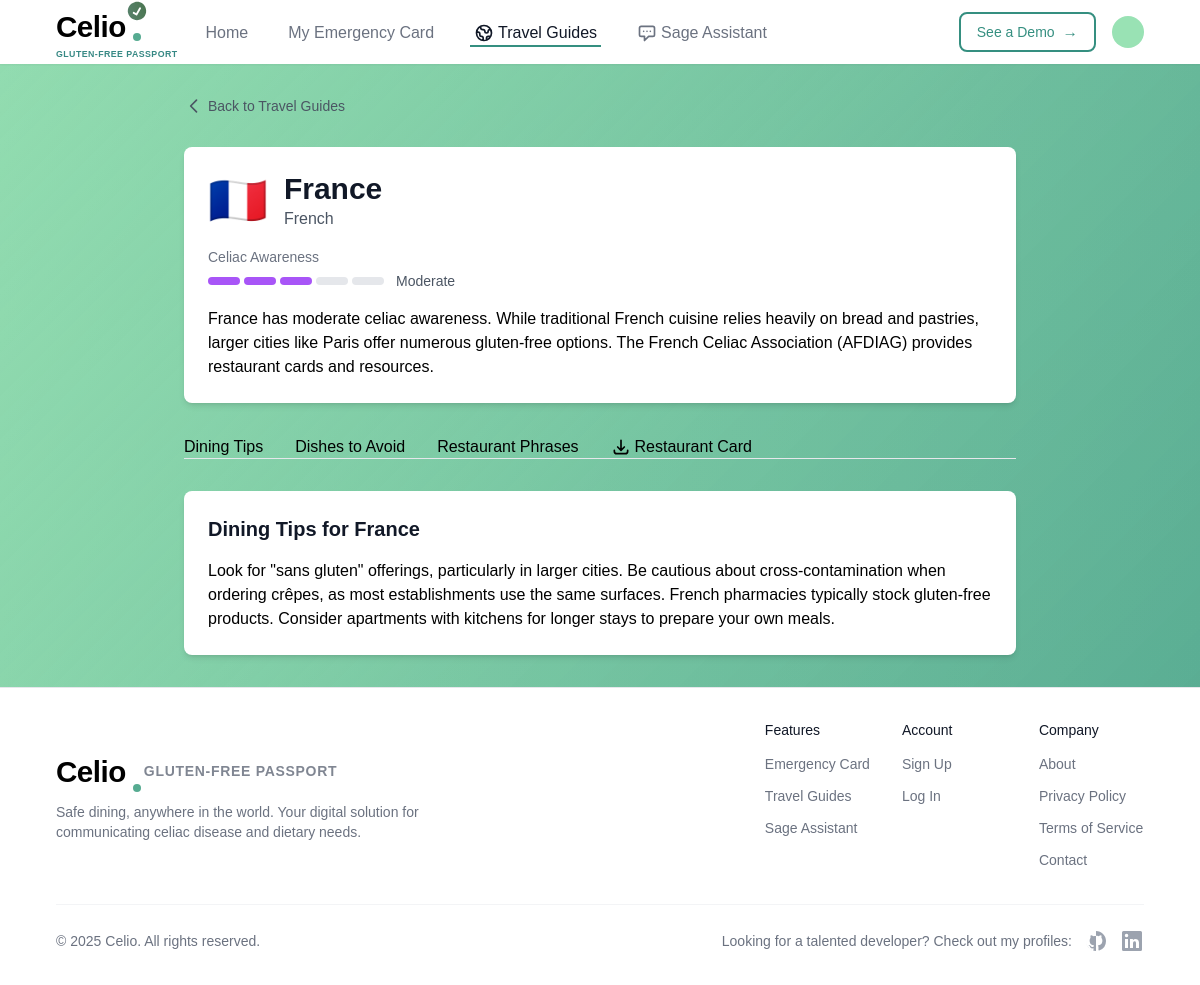
/travel/FR/ (signed in), run on the app's committed database.
### travel/models.py (models this page shows, shortened)
class Country(models.Model):
    name = models.CharField(max_length=100)
    code = models.CharField(max_length=2, unique=True)  # ISO country code (e.g., US, JP, FR)
    flag_emoji = models.CharField(max_length=10, blank=True)  # Flag emoji for display
    language = models.CharField(max_length=100)  # Primary language
    language_code = models.CharField(max_length=2)  # ISO language code (e.g., en, ja, fr)
    celiac_awareness = models.IntegerField(
        choices=[
            (1, _('Very Low')),
            (2, _('Low')),
            (3, _('Moderate')),
            (4, _('High')),
            (5, _('Very High')),
        ],
        default=3
    )
    summary = models.TextField(help_text=_("General information about celiac awareness in this country"))
    dining_tips = models.TextField(help_text=_("Tips for dining safely in this country"))
    class Meta:
        verbose_name_plural = "Countries"
        ordering = ['name']

### travel/views.py (the view)
# urls.py: path('<str:country_code>/', views.country_detail, name='country_detail'),
@login_required
def country_detail(request, country_code):
    country = get_object_or_404(Country, code=country_code.upper())
    dishes_to_avoid = DishesToAvoid.objects.filter(country=country)
    general_phrases = RestaurantPhrase.objects.filter(country=country, category='general')
    ordering_phrases = RestaurantPhrase.objects.filter(country=country, category='ordering')
    ingredient_phrases = RestaurantPhrase.objects.filter(country=country, category='ingredients')
    emergency_phrases = RestaurantPhrase.objects.filter(country=country, category='emergency')
    return render(request, 'travel/country_detail.html', {
        'country': country,
        'dishes_to_avoid': dishes_to_avoid,
        'general_phrases': general_phrases,
        'ordering_phrases': ordering_phrases,
        'ingredient_phrases': ingredient_phrases,
        'emergency_phrases': emergency_phrases
    })

### subscription/context_processors.py (called while the page is built)
def subscription_status(request):
    return {
        'is_premium': True,
        'subscription_plan': 'premium',
        'subscription_status': 'active'
    }

### templates/travel/country_detail.html (shortened to what this page needs)
{% extends 'base.html' %}
{% load static %}
{% block content %}
<div class="max-w-4xl mx-auto px-4 sm:px-6 lg:px-8 py-8">
    <div class="mb-6">
        <a href="{% url 'travel:travel_guide_list' %}" class="inline-flex items-center text-sm text-gray-600 hover:text-gray-900">
            <svg class="w-5 h-5 mr-1" fill="none" stroke="currentColor" viewBox="0 0 24 24">
                <path stroke-linecap="round" stroke-linejoin="round" stroke-width="2" d="M15 19l-7-7 7-7"/>
            </svg>
            Back to Travel Guides
        </a>
    </div>
    <div class="bg-white rounded-lg shadow-md p-6 mb-8">
        <div class="flex items-center mb-4">
            <span class="text-5xl mr-4">{{ country.flag_emoji }}</span>
            <div>
                <h1 class="text-3xl font-bold text-gray-900">{{ country.name }}</h1>
                <p class="text-gray-600">{{ country.language }}</p>
            </div>
        </div>
        <div class="mb-4">
            <div class="text-sm text-gray-500 mb-1">Celiac Awareness</div>
            <div class="flex items-center">
                {% for i in "12345" %}
                    {% if forloop.counter <= country.celiac_awareness %}
                        <div class="w-8 h-2 bg-purple-500 rounded-full mr-1"></div>
                    {% else %}
                        <div class="w-8 h-2 bg-gray-200 rounded-full mr-1"></div>
                    {% endif %}
                {% endfor %}
                <span class="ml-2 text-sm text-gray-600">
                    {% if country.celiac_awareness == 1 %}Very Low
                    {% elif country.celiac_awareness == 2 %}Low
                    {% elif country.celiac_awareness == 3 %}Moderate
                    {% elif country.celiac_awareness == 4 %}High
                    {% elif country.celiac_awareness == 5 %}Very High
                    {% endif %}
                </span>
            </div>
        </div>
        <div class="prose max-w-none">
            <p>{{ country.summary }}</p>
        </div>
    </div>
    <div class="mb-8">
        <div class="border-b border-gray-200">
            <nav class="-mb-px flex space-x-8" aria-label="Tabs">
                <button class="tab-button active-tab" data-target="dining-tips">
                    Dining Tips
                </button>
                <button class="tab-button" data-target="dishes-to-avoid">
                    Dishes to Avoid
                </button>
                <button class="tab-button" data-target="restaurant-phrases">
                    Restaurant Phrases
                </button>
                <a href="{% url 'travel:restaurant_card' country.code %}" class="tab-button flex items-center">
                    <svg class="w-5 h-5 mr-1" fill="none" stroke="currentColor" viewBox="0 0 24 24">
                        <path stroke-linecap="round" stroke-linejoin="round" stroke-width="2" d="M4 16v1a3 3 0 003 3h10a3 3 0 003-3v-1m-4-4l-4 4m0 0l-4-4m4 4V4"/>
                    </svg>
                    Restaurant Card
                </a>
            </nav>
        </div>
    </div>
    <div class="bg-white rounded-lg shadow-md overflow-hidden">
        <div id="dining-tips" class="tab-content active">
            <div class="p-6">
                <h2 class="text-xl font-bold text-gray-900 mb-4">Dining Tips for {{ country.name }}</h2>
                <div class="prose max-w-none">
                    <p>{{ country.dining_tips }}</p>
                </div>
            </div>
        </div>
    </div>
</div>
{% endblock %}

### templates/base.html (style rules this page uses)
:root { --mint-light: #99E2B4; --mint: #88D4AB; --seafoam: #78C6A3; --teal-medium: #67B99A; --teal: #56AB91; --teal-dark: #469D89; --deep-teal: #358F80; --deep-teal-2: #248277; --blue-green: #14746F; --blue-green-dark: #036666; --off-white: #F5F5F0; }
body { background: linear-gradient(to right, var(--mint-light), var(--seafoam)); position: relative; overflow-x: hidden; }
body::before { content: ''; position: fixed; top: 0; left: 0; right: 0; bottom: 0; background: linear-gradient(135deg, rgba(137, 212, 171, 0.4) 0%, rgba(53, 143, 128, 0.2) 50%, rgba(3, 102, 102, 0.3) 100%); z-index: -10; animation: gradientMove 15s ease infinite; }

### data on the page
Country: flag_emoji "🇫🇷", name "France", language "French", celiac_awareness 3 (drawn), summary "France has moderate celiac awareness. While traditional French cuisine relies heavily on bread and pastries, larger cities like Paris offer numerous gluten-free options. The French Celiac Association (AFDIAG) provides restaurant cards and resources.", dining_tips "Look for \"sans gluten\" offerings, particularly in larger cities. Be cautious about cross-contamination when ordering crêpes, as most establishments use the same surfaces. French pharmacies typically stock gluten-free products. Consider apartments with kitchens for longer stays to prepare your own meals."
